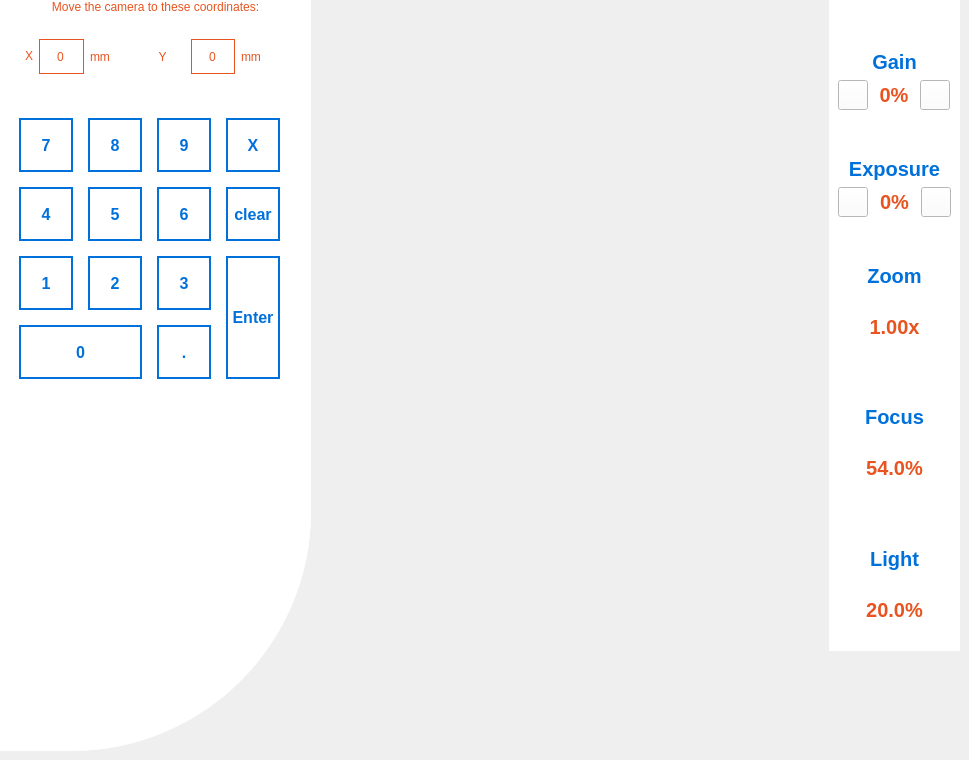
       <widget class="QWidget" name="visioLeft" native="true">
        <property name="styleSheet">
         <string notr="true"/>
        </property>
        <widget class="NavButton" name="moveCamLeft" native="true">
         <property name="geometry">
          <rect>
           <x>70</x>
           <y>600</y>
           <width>90</width>
           <height>90</height>
          </rect>
         </property>
        </widget>
        <widget class="NavButton" name="speedCamLeft" native="true">
         <property name="geometry">
          <rect>
           <x>420</x>
           <y>600</y>
           <width>90</width>
           <height>90</height>
          </rect>
         </property>
        </widget>
        <widget class="NavButton" name="pickUpLeft" native="true">
         <property name="geometry">
          <rect>
           <x>540</x>
           <y>600</y>
           <width>90</width>
           <height>90</height>
          </rect>
         </property>
        </widget>
        <widget class="NavButton" name="gotoLeft" native="true">
         <property name="geometry">
          <rect>
           <x>670</x>
           <y>600</y>
           <width>90</width>
           <height>90</height>
          </rect>
         </property>
        </widget>
        <widget class="QFrame" name="configCamLeftFrame">
         <property name="geometry">
          <rect>
           <x>829</x>
           <y>0</y>
           <width>131</width>
           <height>651</height>
          </rect>
         </property>
         <property name="styleSheet">
          <string notr="true">background-color: #fff;</string>
         </property>
         <layout class="QVBoxLayout" name="verticalLayout_2">
          <item>
           <widget class="QLabel" name="label">
            <property name="styleSheet">
             <string notr="true">color: #0070DB;
font-size: 20px;
font-weight: 700;</string>
            </property>
            <property name="text">
             <string>Gain</string>
            </property>
            <property name="alignment">
             <set>Qt::AlignmentFlag::AlignBottom|Qt::AlignmentFlag::AlignHCenter</set>
            </property>
           </widget>
          </item>
          <item>
           <layout class="QHBoxLayout" name="horizontalLayout_5">
            <property name="spacing">
             <number>1</number>
            </property>
            <item>
             <widget class="QPushButton" name="pushButton">
              <property name="sizePolicy">
               <sizepolicy hsizetype="Fixed" vsizetype="Fixed">
                <horstretch>0</horstretch>
                <verstretch>0</verstretch>
               </sizepolicy>
              </property>
              <property name="maximumSize">
               <size>
                <width>30</width>
                <height>30</height>
               </size>
              </property>
              <property name="styleSheet">
               <string notr="true"/>
              </property>
              <property name="text">
               <string/>
              </property>
              <property name="icon">
               <iconset resource="../../resources.qrc">
                <normaloff>:/icons/moins-wafer-circle.svg</normaloff>:/icons/moins-wafer-circle.svg</iconset>
              </property>
              <property name="iconSize">
               <size>
                <width>30</width>
                <height>30</height>
               </size>
              </property>
             </widget>
            </item>
            <item>
             <widget class="QLabel" name="label_15">
              <property name="sizePolicy">
               <sizepolicy hsizetype="Fixed" vsizetype="Fixed">
                <horstretch>0</horstretch>
                <verstretch>0</verstretch>
               </sizepolicy>
              </property>
              <property name="maximumSize">
               <size>
                <width>50</width>
                <height>50</height>
               </size>
              </property>
              <property name="styleSheet">
               <string notr="true">color: #E85420;
font-size: 20px;
font-weight: 700;</string>
              </property>
              <property name="text">
               <string>0%</string>
              </property>
              <property name="alignment">
               <set>Qt::AlignmentFlag::AlignCenter</set>
              </property>
             </widget>
            </item>
            <item>
             <widget class="QPushButton" name="pushButton_2">
              <property name="sizePolicy">
               <sizepolicy hsizetype="Fixed" vsizetype="Fixed">
                <horstretch>0</horstretch>
                <verstretch>0</verstretch>
               </sizepolicy>
              </property>
              <property name="maximumSize">
               <size>
                <width>30</width>
                <height>30</height>
               </size>
              </property>
              <property name="text">
               <string/>
              </property>
              <property name="icon">
               <iconset resource="../../resources.qrc">
                <normaloff>:/icons/plus-wafer-circle.svg</normaloff>:/icons/plus-wafer-circle.svg</iconset>
              </property>
              <property name="iconSize">
               <size>
                <width>30</width>
                <height>30</height>
               </size>
              </property>
             </widget>
            </item>
           </layout>
          </item>
          <item>
           <widget class="QLabel" name="label_2">
            <property name="styleSheet">
             <string notr="true">color: #0070DB;
font-size: 20px;
font-weight: 700;</string>
            </property>
            <property name="text">
             <string>Exposure</string>
            </property>
            <property name="alignment">
             <set>Qt::AlignmentFlag::AlignBottom|Qt::AlignmentFlag::AlignHCenter</set>
            </property>
           </widget>
          </item>
          <item>
           <layout class="QHBoxLayout" name="horizontalLayout_6">
            <item>
             <widget class="QPushButton" name="pushButton_4">
              <property name="sizePolicy">
               <sizepolicy hsizetype="Fixed" vsizetype="Fixed">
                <horstretch>0</horstretch>
                <verstretch>0</verstretch>
               </sizepolicy>
              </property>
              <property name="maximumSize">
               <size>
                <width>30</width>
                <height>30</height>
               </size>
              </property>
              <property name="text">
               <string/>
              </property>
              <property name="icon">
               <iconset resource="../../resources.qrc">
                <normaloff>:/icons/moins-wafer-circle.svg</normaloff>:/icons/moins-wafer-circle.svg</iconset>
              </property>
              <property name="iconSize">
               <size>
                <width>30</width>
                <height>30</height>
               </size>
              </property>
             </widget>
            </item>
            <item>
             <widget class="QLabel" name="label_16">
              <property name="sizePolicy">
               <sizepolicy hsizetype="Fixed" vsizetype="Fixed">
                <horstretch>0</horstretch>
                <verstretch>0</verstretch>
               </sizepolicy>
              </property>
              <property name="maximumSize">
               <size>
                <width>50</width>
                <height>50</height>
               </size>
              </property>
              <property name="styleSheet">
               <string notr="true">color: #E85420;
font-size: 20px;
font-weight: 700;</string>
              </property>
              <property name="text">
               <string>0%</string>
              </property>
              <property name="alignment">
               <set>Qt::AlignmentFlag::AlignCenter</set>
              </property>
             </widget>
            </item>
            <item>
             <widget class="QPushButton" name="pushButton_3">
              <property name="sizePolicy">
               <sizepolicy hsizetype="Fixed" vsizetype="Fixed">
                <horstretch>0</horstretch>
                <verstretch>0</verstretch>
               </sizepolicy>
              </property>
              <property name="maximumSize">
               <size>
                <width>30</width>
                <height>30</height>
               </size>
              </property>
              <property name="text">
               <string/>
              </property>
              <property name="icon">
               <iconset resource="../../resources.qrc">
                <normaloff>:/icons/plus-wafer-circle.svg</normaloff>:/icons/plus-wafer-circle.svg</iconset>
              </property>
              <property name="iconSize">
               <size>
                <width>30</width>
                <height>30</height>
               </size>
              </property>
             </widget>
            </item>
           </layout>
          </item>
          <item>
           <widget class="QLabel" name="label_9">
            <property name="styleSheet">
             <string notr="true">color: #0070DB;
font-size: 20px;
font-weight: 700;</string>
            </property>
            <property name="text">
             <string>Zoom</string>
            </property>
            <property name="alignment">
             <set>Qt::AlignmentFlag::AlignBottom|Qt::AlignmentFlag::AlignHCenter</set>
            </property>
           </widget>
          </item>
          <item>
           <widget class="QLabel" name="label_10">
            <property name="styleSheet">
             <string notr="true">color: #E85420;
font-size: 20px;
font-weight: 700;</string>
            </property>
            <property name="text">
             <string>1.00x</string>
            </property>
            <property name="alignment">
             <set>Qt::AlignmentFlag::AlignCenter</set>
            </property>
           </widget>
          </item>
          <item>
           <widget class="QLabel" name="label_11">
            <property name="styleSheet">
             <string notr="true">color: #0070DB;
font-size: 20px;
font-weight: 700;</string>
            </property>
            <property name="text">
             <string>Focus</string>
            </property>
            <property name="alignment">
             <set>Qt::AlignmentFlag::AlignBottom|Qt::AlignmentFlag::AlignHCenter</set>
            </property>
           </widget>
          </item>
          <item>
           <widget class="QLabel" name="label_12">
            <property name="styleSheet">
             <string notr="true">color: #E85420;
font-size: 20px;
font-weight: 700;</string>
            </property>
            <property name="text">
             <string>54.0%</string>
            </property>
            <property name="alignment">
             <set>Qt::AlignmentFlag::AlignCenter</set>
            </property>
           </widget>
          </item>
          <item>
           <widget class="QLabel" name="label_13">
            <property name="styleSheet">
             <string notr="true">color: #0070DB;
font-size: 20px;
font-weight: 700;</string>
            </property>
            <property name="text">
             <string>Light</string>
            </property>
            <property name="alignment">
             <set>Qt::AlignmentFlag::AlignBottom|Qt::AlignmentFlag::AlignHCenter</set>
            </property>
           </widget>
          </item>
          <item>
           <widget class="QLabel" name="label_14">
            <property name="styleSheet">
             <string notr="true">color: #E85420;
font-size: 20px;
font-weight: 700;</string>
            </property>
            <property name="text">
             <string>20.0%</string>
            </property>
            <property name="alignment">
             <set>Qt::AlignmentFlag::AlignCenter</set>
            </property>
           </widget>
          </item>
         </layout>
        </widget>
        <widget class="QWidget" name="moveLeftCamWidget" native="true">
         <property name="geometry">
          <rect>
           <x>0</x>
           <y>0</y>
           <width>311</width>
           <height>751</height>
          </rect>
         </property>
         <property name="styleSheet">
          <string notr="true">background-color: #fff;
border-bottom-right-radius: 240px;</string>
         </property>
         <layout class="QVBoxLayout" name="verticalLayout_6" stretch="0,5,45">
          <item>
           <widget class="QLabel" name="label_27">
            <property name="maximumSize">
             <size>
              <width>16777215</width>
              <height>16777215</height>
             </size>
            </property>
            <property name="styleSheet">
             <string notr="true">text-align: left;
font: normal normal bold 15px/15px Arial;
letter-spacing: 0px;
color: #E85420;
opacity: 1;</string>
            </property>
            <property name="text">
             <string>Move the camera to these coordinates:</string>
            </property>
            <property name="alignment">
             <set>Qt::AlignmentFlag::AlignCenter</set>
            </property>
            <property name="wordWrap">
             <bool>true</bool>
            </property>
           </widget>
          </item>
          <item>
           <layout class="QHBoxLayout" name="horizontalLayout_9">
            <property name="leftMargin">
             <number>25</number>
            </property>
            <property name="rightMargin">
             <number>25</number>
            </property>
            <item>
             <widget class="QLabel" name="label_28">
              <property name="sizePolicy">
               <sizepolicy hsizetype="Fixed" vsizetype="Fixed">
                <horstretch>0</horstretch>
                <verstretch>0</verstretch>
               </sizepolicy>
              </property>
              <property name="styleSheet">
               <string notr="true">text-align: left;
font: normal normal 20px/20px Arial;
letter-spacing: 0px;
color: #E85420;
opacity: 1;</string>
              </property>
              <property name="text">
               <string>X</string>
              </property>
             </widget>
            </item>
            <item>
             <widget class="QSpinBox" name="spinBox">
              <property name="sizePolicy">
               <sizepolicy hsizetype="Fixed" vsizetype="Fixed">
                <horstretch>0</horstretch>
                <verstretch>0</verstretch>
               </sizepolicy>
              </property>
              <property name="maximumSize">
               <size>
                <width>63</width>
                <height>35</height>
               </size>
              </property>
              <property name="styleSheet">
               <string notr="true">border: 1px solid #E85420;
text-align: center;
font: normal normal bold 15px/19px Arial;
letter-spacing: 0px;
color: #E85420;
</string>
              </property>
              <property name="alignment">
               <set>Qt::AlignmentFlag::AlignCenter</set>
              </property>
              <property name="buttonSymbols">
               <enum>QAbstractSpinBox::ButtonSymbols::NoButtons</enum>
              </property>
             </widget>
            </item>
            <item>
             <widget class="QLabel" name="label_29">
              <property name="styleSheet">
               <string notr="true">text-align: left;
font: normal normal 20px/20px Arial;
letter-spacing: 0px;
color: #E85420;
opacity: 1;</string>
              </property>
              <property name="text">
               <string>mm</string>
              </property>
             </widget>
            </item>
            <item>
             <widget class="QLabel" name="label_30">
              <property name="styleSheet">
               <string notr="true">text-align: left;
font: normal normal 20px/20px Arial;
letter-spacing: 0px;
color: #E85420;
opacity: 1;</string>
              </property>
              <property name="text">
               <string>Y</string>
              </property>
              <property name="alignment">
               <set>Qt::AlignmentFlag::AlignCenter</set>
              </property>
             </widget>
            </item>
            <item>
             <widget class="QSpinBox" name="spinBox_2">
              <property name="sizePolicy">
               <sizepolicy hsizetype="Fixed" vsizetype="Fixed">
                <horstretch>0</horstretch>
                <verstretch>0</verstretch>
               </sizepolicy>
              </property>
              <property name="maximumSize">
               <size>
                <width>63</width>
                <height>35</height>
               </size>
              </property>
              <property name="styleSheet">
               <string notr="true">border: 1px solid #E85420;
text-align: center;
font: normal normal bold 15px/19px Arial;
letter-spacing: 0px;
color: #E85420;
</string>
              </property>
              <property name="alignment">
               <set>Qt::AlignmentFlag::AlignCenter</set>
              </property>
              <property name="buttonSymbols">
               <enum>QAbstractSpinBox::ButtonSymbols::NoButtons</enum>
              </property>
             </widget>
            </item>
            <item>
             <widget class="QLabel" name="label_31">
              <property name="styleSheet">
               <string notr="true">text-align: left;
font: normal normal 20px/20px Arial;
letter-spacing: 0px;
color: #E85420;
opacity: 1;</string>
              </property>
              <property name="text">
               <string>mm</string>
              </property>
             </widget>
            </item>
           </layout>
          </item>
          <item>
           <widget class="QWidget" name="widget1" native="true">
            <property name="layoutDirection">
             <enum>Qt::LayoutDirection::LeftToRight</enum>
            </property>
            <property name="styleSheet">
             <string notr="true">QPushButton {
border: 2px solid #0070DB;
background-color: #ffffff;
color: #0070DB;
font: 16px;
font-weight: 700;
font-family: arial;
width: 50px;
height: 50px;

}</string>
            </property>
            <widget class="QWidget" name="formLayoutWidget">
             <property name="geometry">
              <rect>
               <x>10</x>
               <y>10</y>
               <width>281</width>
               <height>281</height>
              </rect>
             </property>
             <layout class="QGridLayout" name="gridLayout_2">
              <item row="0" column="0">
               <widget class="QPushButton" name="btn7_g">
                <property name="sizePolicy">
                 <sizepolicy hsizetype="Fixed" vsizetype="Fixed">
                  <horstretch>0</horstretch>
                  <verstretch>0</verstretch>
                 </sizepolicy>
                </property>
                <property name="focusPolicy">
                 <enum>Qt::FocusPolicy::NoFocus</enum>
                </property>
                <property name="styleSheet">
                 <string notr="true"/>
                </property>
                <property name="text">
                 <string>7</string>
                </property>
               </widget>
              </item>
              <item row="1" column="1">
               <widget class="QPushButton" name="btn5_g">
                <property name="focusPolicy">
                 <enum>Qt::FocusPolicy::NoFocus</enum>
                </property>
                <property name="text">
                 <string>5</string>
                </property>
               </widget>
              </item>
              <item row="0" column="3">
               <widget class="QPushButton" name="btnBackspace_g">
                <property name="sizePolicy">
                 <sizepolicy hsizetype="Fixed" vsizetype="Fixed">
                  <horstretch>0</horstretch>
                  <verstretch>0</verstretch>
                 </sizepolicy>
                </property>
                <property name="focusPolicy">
                 <enum>Qt::FocusPolicy::NoFocus</enum>
                </property>
                <property name="text">
                 <string>X</string>
                </property>
               </widget>
              </item>
              <item row="3" column="2">
               <widget class="QPushButton" name="btnBPoint_d">
                <property name="focusPolicy">
                 <enum>Qt::FocusPolicy::NoFocus</enum>
                </property>
                <property name="text">
                 <string>.</string>
                </property>
               </widget>
              </item>
              <item row="2" column="0">
               <widget class="QPushButton" name="btn1_g">
                <property name="focusPolicy">
                 <enum>Qt::FocusPolicy::NoFocus</enum>
                </property>
                <property name="text">
                 <string>1</string>
                </property>
               </widget>
              </item>
              <item row="1" column="0">
               <widget class="QPushButton" name="btn4_g">
                <property name="focusPolicy">
                 <enum>Qt::FocusPolicy::NoFocus</enum>
                </property>
                <property name="text">
                 <string>4</string>
                </property>
               </widget>
              </item>
              <item row="1" column="2">
               <widget class="QPushButton" name="btn6_g">
                <property name="focusPolicy">
                 <enum>Qt::FocusPolicy::NoFocus</enum>
                </property>
                <property name="text">
                 <string>6</string>
                </property>
               </widget>
              </item>
              <item row="2" column="3" rowspan="2">
               <widget class="QPushButton" name="btnEnter_g">
                <property name="sizePolicy">
                 <sizepolicy hsizetype="Fixed" vsizetype="Fixed">
                  <horstretch>0</horstretch>
                  <verstretch>0</verstretch>
                 </sizepolicy>
                </property>
                <property name="maximumSize">
                 <size>
                  <width>16777215</width>
                  <height>140</height>
                 </size>
                </property>
                <property name="focusPolicy">
                 <enum>Qt::FocusPolicy::NoFocus</enum>
                </property>
                <property name="acceptDrops">
                 <bool>false</bool>
                </property>
                <property name="layoutDirection">
                 <enum>Qt::LayoutDirection::RightToLeft</enum>
                </property>
                <property name="text">
                 <string>Enter</string>
                </property>
               </widget>
              </item>
              <item row="0" column="1">
               <widget class="QPushButton" name="btn8_g">
                <property name="sizePolicy">
                 <sizepolicy hsizetype="Fixed" vsizetype="Fixed">
                  <horstretch>0</horstretch>
                  <verstretch>0</verstretch>
                 </sizepolicy>
                </property>
                <property name="focusPolicy">
                 <enum>Qt::FocusPolicy::NoFocus</enum>
                </property>
                <property name="text">
                 <string>8</string>
                </property>
               </widget>
              </item>
              <item row="2" column="2">
               <widget class="QPushButton" name="btn3_g">
                <property name="focusPolicy">
                 <enum>Qt::FocusPolicy::NoFocus</enum>
                </property>
                <property name="text">
                 <string>3</string>
                </property>
               </widget>
              </item>
              <item row="2" column="1">
               <widget class="QPushButton" name="btn2_g">
                <property name="focusPolicy">
                 <enum>Qt::FocusPolicy::NoFocus</enum>
                </property>
                <property name="text">
                 <string>2</string>
                </property>
               </widget>
              </item>
              <item row="3" column="0" colspan="2">
               <widget class="QPushButton" name="btn0_g">
                <property name="focusPolicy">
                 <enum>Qt::FocusPolicy::NoFocus</enum>
                </property>
                <property name="text">
                 <string>0</string>
                </property>
               </widget>
              </item>
              <item row="0" column="2">
               <widget class="QPushButton" name="btn9_g">
                <property name="sizePolicy">
                 <sizepolicy hsizetype="Fixed" vsizetype="Fixed">
                  <horstretch>0</horstretch>
                  <verstretch>0</verstretch>
                 </sizepolicy>
                </property>
                <property name="focusPolicy">
                 <enum>Qt::FocusPolicy::NoFocus</enum>
                </property>
                <property name="text">
                 <string>9</string>
                </property>
               </widget>
              </item>
              <item row="1" column="3">
               <widget class="QPushButton" name="btnClear_d_2">
                <property name="focusPolicy">
                 <enum>Qt::FocusPolicy::NoFocus</enum>
                </property>
                <property name="text">
                 <string>clear</string>
                </property>
               </widget>
              </item>
             </layout>
            </widget>
           </widget>
          </item>
         </layout>
        </widget>
        <zorder>moveLeftCamWidget</zorder>
        <zorder>moveCamLeft</zorder>
        <zorder>speedCamLeft</zorder>
        <zorder>pickUpLeft</zorder>
        <zorder>gotoLeft</zorder>
        <zorder>configCamLeftFrame</zorder>
       </widget>
